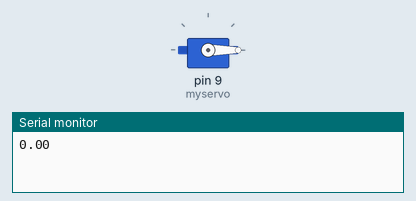
This sketch was run on a simulated Arduino Uno, built with avr-gcc and run on an emulated ATmega328P. Shown: servo, the last lines printed to the serial monitor.

Above: at 0.1 s.
At 9.1 s:
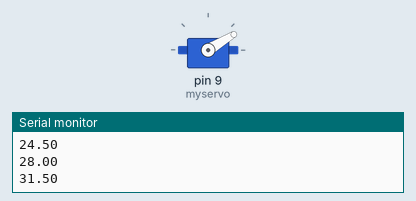
At 19.1 s:
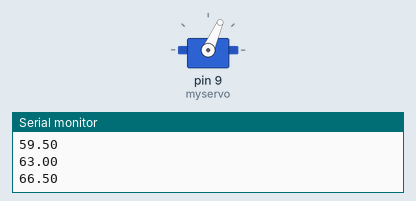
At 38.1 s:
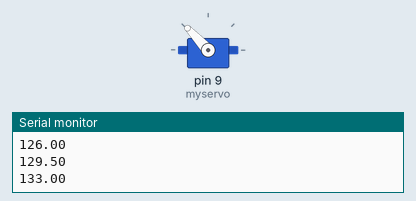
Timing chart, 0 to 40.0 s (numbered marks = the images above):
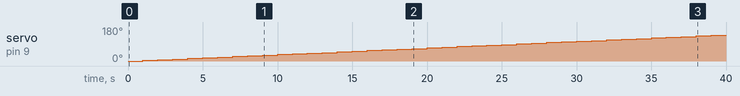

Measured:
- by itself, servo on pin 9 (myservo): moves from 0° to 136° over 38.0 s

The sketch:

hash_1_1.ino
```cpp
#include<Servo.h>
Servo myservo;
void setup() {
  // put your setup code here, to run once:
  myservo.attach(9);
  Serial.begin(9600);
}

void loop() {
  // put your main code here, to run repeatedly:
  float i;
  for(i=0;i<=180;i+=3.5){
    Serial.println(i);
    myservo.write(i);
    delay(1000);
  }
  for(i=180;i>=0;i-=3.5){
    Serial.println(i);
    myservo.write(i);
    delay(1000);
  }
}
```
